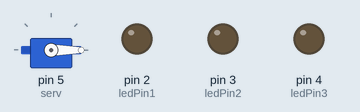
A sketch run on a simulated Arduino Uno, built with avr-gcc and run on an emulated ATmega328P. On the bench: servo, output pins drawn as LEDs (lit = HIGH).

Above: at 0.05 s.
At 1.2 s:
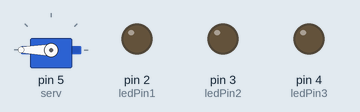
At 2.05 s:
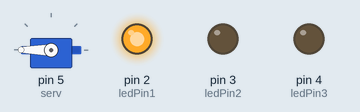
At 2.25 s:
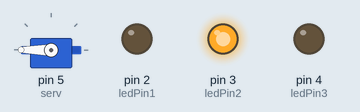
At 2.35 s:
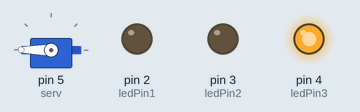
Timing chart, 0 to 5.5 s (numbered marks = the images above):
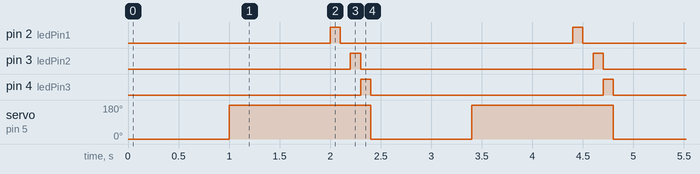

Measured:
- by itself, pin 2 (ledPin1), pin 3 (ledPin2), pin 4 (ledPin3): alternates HIGH for 0.10 s and LOW for 2.3 s
- by itself, servo on pin 5 (serv): alternates 180° for 1.4 s and 0° for 1.0 s

The sketch:

sketch_rangkaian2.ino
```cpp
#include <Servo.h>

Servo serv;
int ledPin1 = 2;
int ledPin2 = 3;
int ledPin3 = 4;
int pinservo = 5;

void setup() {
  pinMode(ledPin1, OUTPUT);
  pinMode(ledPin2, OUTPUT);
  pinMode(ledPin3, OUTPUT);
  serv.attach(5);
}

void loop() {
  serv.write(0);
  delay(1000);
  serv.write(180);
  delay(1000);

  digitalWrite(ledPin1, HIGH);
  delay(100);
  digitalWrite(ledPin1, LOW);
  delay(100);
  digitalWrite(ledPin2, HIGH);
  delay(100);
  digitalWrite(ledPin2, LOW);
  digitalWrite(ledPin3, HIGH);
  delay(100);
  digitalWrite(ledPin3, LOW);
}
```
